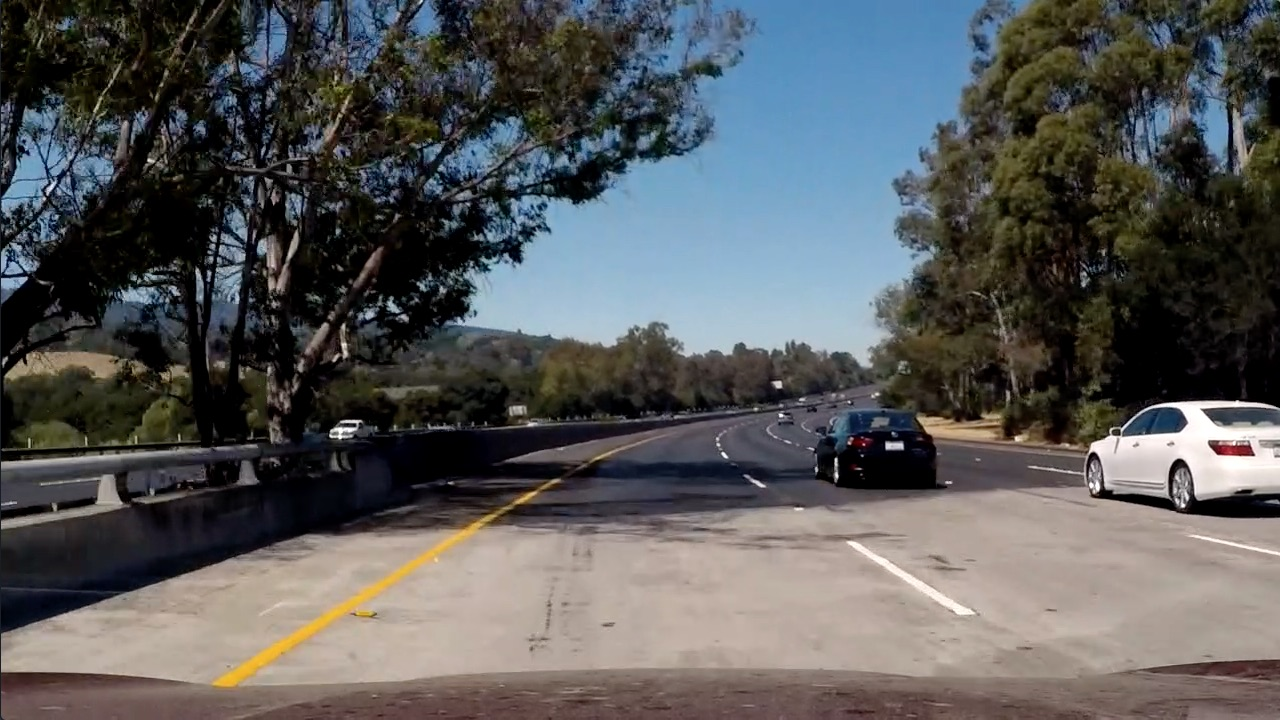
#> input picture test_images/test5.jpg, 1280 x 720 px
$ python main.py
#> lines starting #> are read from the running program, lines starting #| are printed output that depends on the picture; after the words box and inside, x2 and y2 are one past the last pixel; in counts of white or black regions, pixels touching at a corner belong together
import cv2
import numpy as np
import matplotlib.pyplot as plt


img = cv2.imread("test_images/test5.jpg")
#> img is the input picture: shape (720, 1280, 3); mean B, G, R 89.8, 89.3, 88.5

tl = [601,442]
bl = [186,663]
tr = [734,442]
br = [1114,663]

pts1 = np.float32([tl,bl,tr,br])
pts2 = np.float32([[0,0],[0,480],[320,0],[320,480]])

matrix = cv2.getPerspectiveTransform(pts1,pts2)
eye_img = cv2.warpPerspective(img,matrix,(320,480))
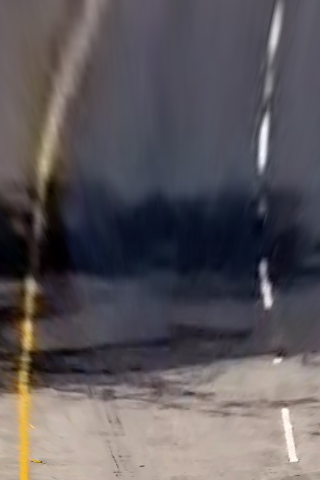
#> eye_img: shape (480, 320, 3); mean B, G, R 91.1, 87.2, 92.3

img_hls = cv2.cvtColor(eye_img,cv2.COLOR_BGR2HLS)
#> img_hls: shape (480, 320, 3); mean of channels 0, 1, 2 84.9, 91.4, 41.6


binary_output = np.zeros_like(img_hls[:,:,1])

img_hls = img_hls[:, :, 1]
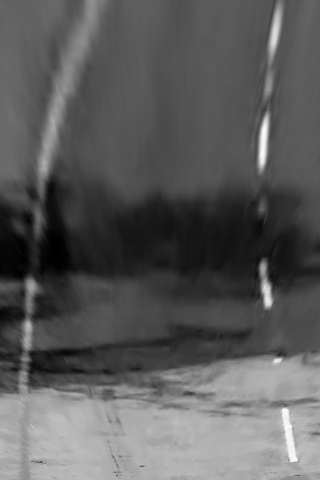
#> img_hls: shape (480, 320); min 0, max 252, mean 91.4

gray = cv2.cvtColor(eye_img,cv2.COLOR_BGR2GRAY)

up = 220
low = 195
end = cv2.inRange(gray,low,up)
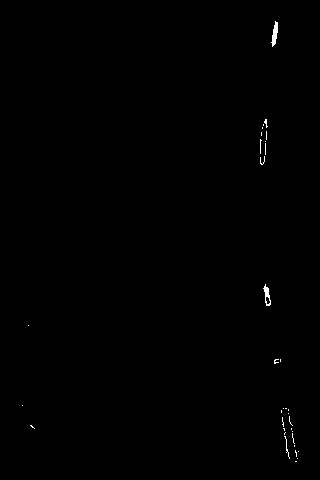
#> end: shape (480, 320); 0.25% white; 34 white regions (31 under 20 px), largest, box (x1, y1, x2, y2) and area: (271, 21, 278, 47) 101, (263, 284, 271, 306) 79, (284, 436, 290, 459) 27
plt.imshow(end)
plt.show()


cv2.waitKey(0)

$ run again, with test_images/test1.jpg copied over test_images/test5.jpg
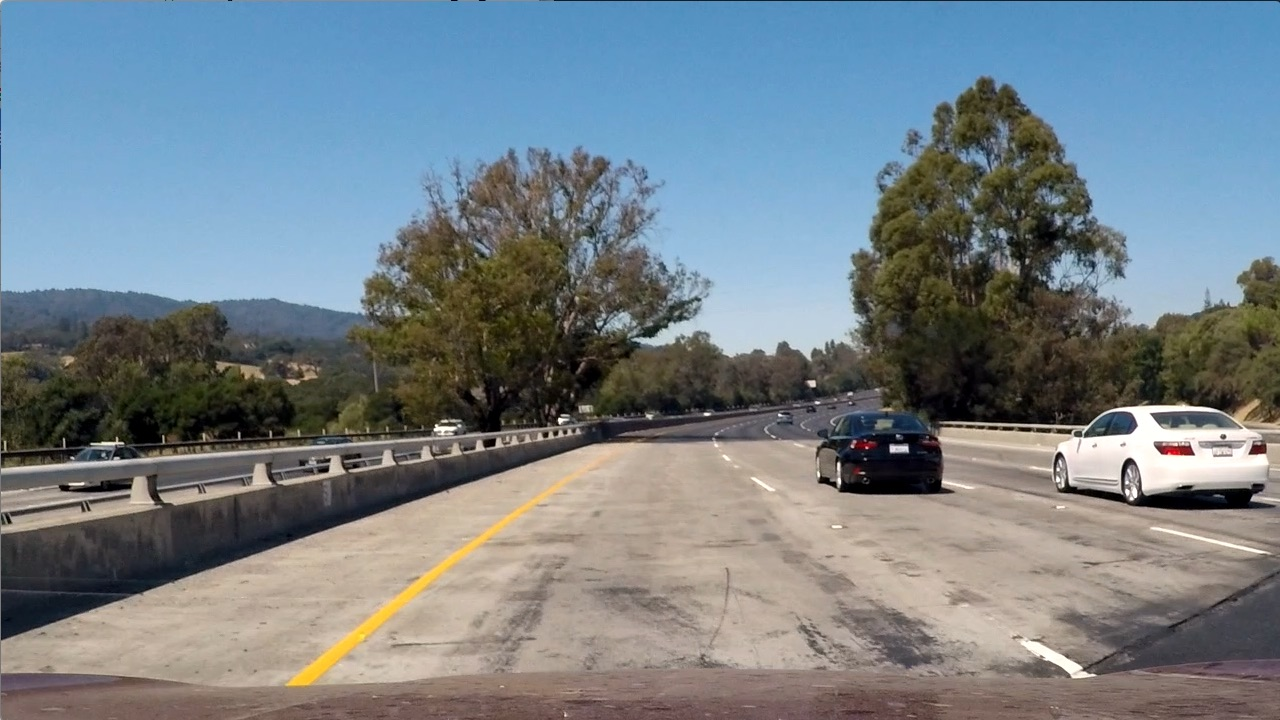
#> input picture test_images/test1.jpg, 1280 x 720 px
#> img is the input picture: shape (720, 1280, 3); mean B, G, R 135.5, 128.7, 117.5
#> `img_hls = img_hls[:, :, 1]`:
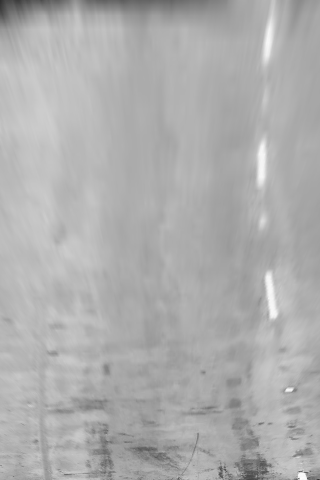
#> img_hls: shape (480, 320); min 48, max 253, mean 173.8
#> `end = cv2.inRange(gray,low,up)`:
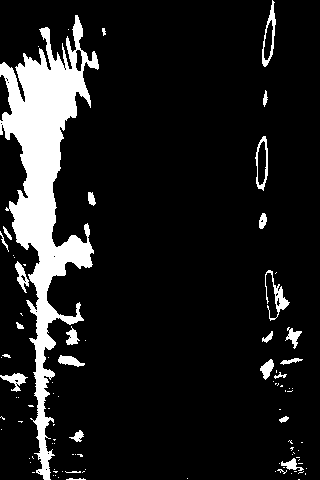
#> end: shape (480, 320); 11.5% white; 95 white regions (69 under 20 px), largest, box (x1, y1, x2, y2) and area: (0, 15, 99, 480) 14661, (265, 270, 290, 321) 332, (262, 0, 276, 67) 304

$ run again, with test_images/test2.jpg copied over test_images/test5.jpg
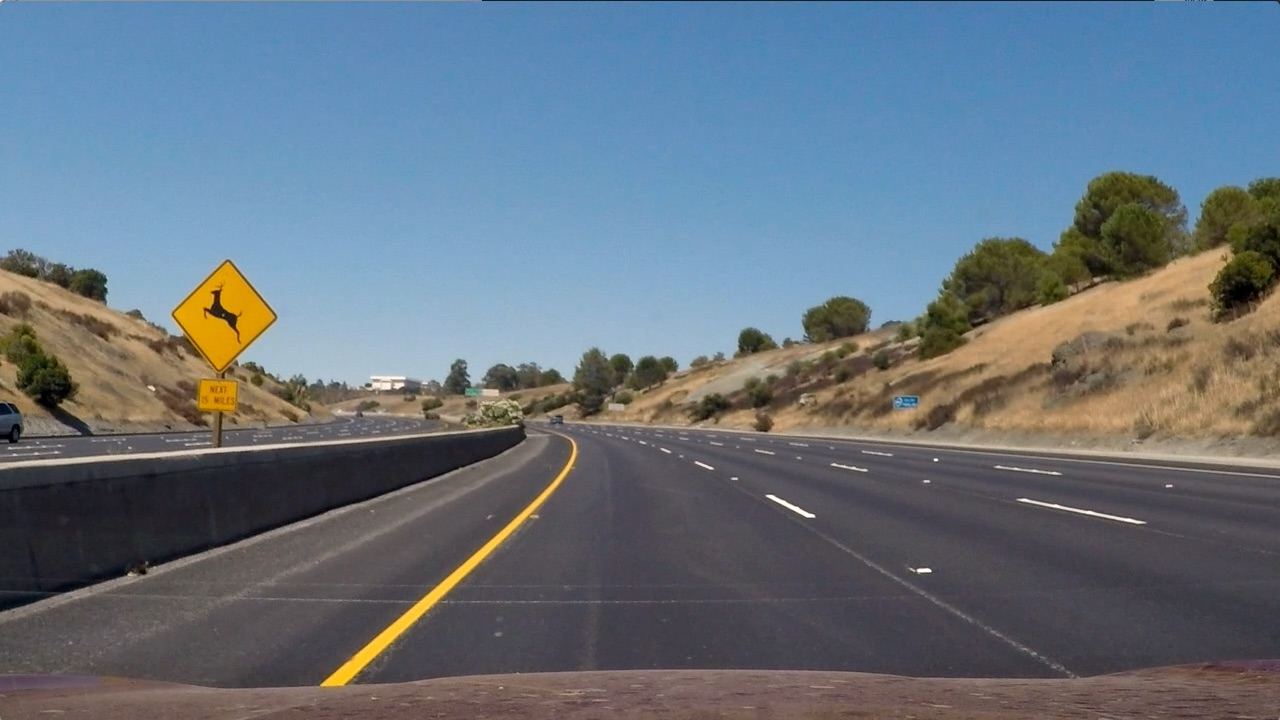
#> input picture test_images/test2.jpg, 1280 x 720 px
#> img is the input picture: shape (720, 1280, 3); mean B, G, R 125.5, 114.6, 102.8
#> `img_hls = img_hls[:, :, 1]`:
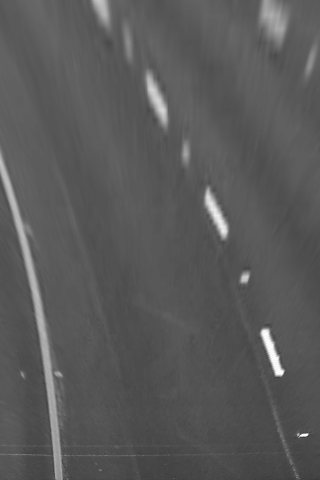
#> img_hls: shape (480, 320); min 59, max 253, mean 89.4
#> `end = cv2.inRange(gray,low,up)`:
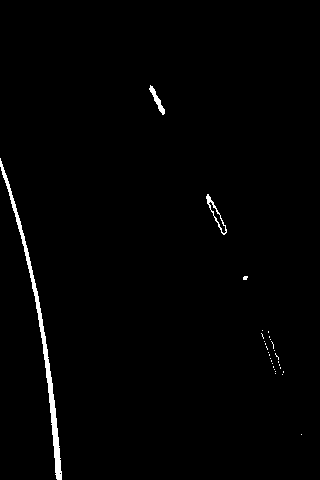
#> end: shape (480, 320); 1.2% white; 30 white regions (27 under 20 px), largest, box (x1, y1, x2, y2) and area: (0, 158, 62, 480) 1426, (206, 194, 227, 235) 148, (149, 85, 165, 115) 139

$ run again, with test_images/test3.jpg copied over test_images/test5.jpg
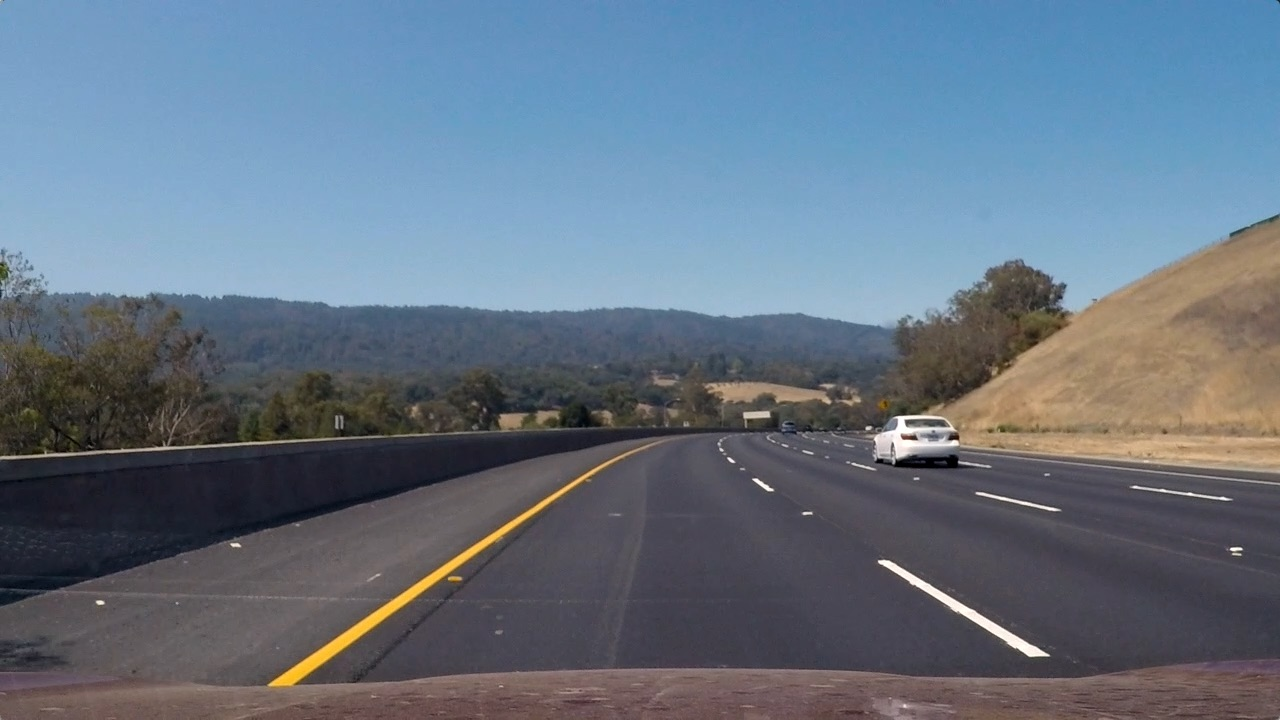
#> input picture test_images/test3.jpg, 1280 x 720 px
#> img is the input picture: shape (720, 1280, 3); mean B, G, R 130.7, 115.3, 101.1
#> `img_hls = img_hls[:, :, 1]`:
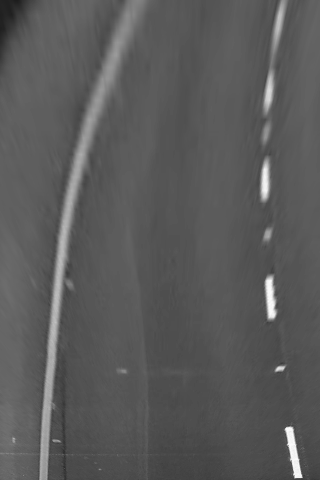
#> img_hls: shape (480, 320); min 29, max 252, mean 90.2
#> `end = cv2.inRange(gray,low,up)`:
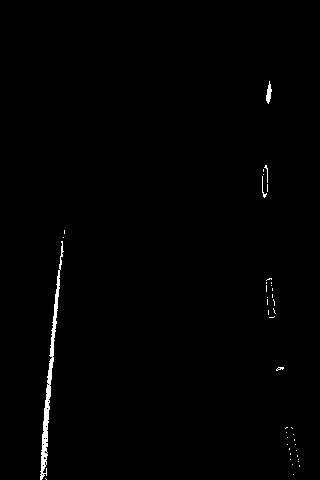
#> end: shape (480, 320); 0.75% white; 42 white regions (38 under 20 px), largest, box (x1, y1, x2, y2) and area: (40, 241, 64, 480) 906, (266, 81, 272, 104) 78, (262, 176, 267, 198) 31, (264, 165, 268, 183) 23
